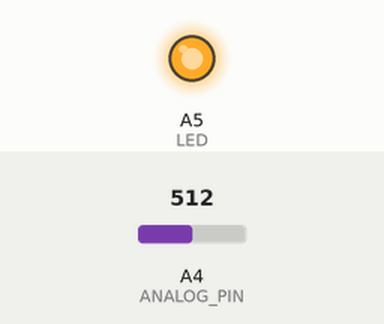
Simulated run of this sketch. Board: Arduino Uno, built with avr-gcc and run on an emulated ATmega328P. On the bench: output pins drawn as LEDs (lit = HIGH). Dashed ring = blinking. The inputs (shaded band) are chosen by the test bench; at power-on: A4 (ANALOG_PIN) = 512.

Above: at 1.2 s.
1.3 s: A4 (ANALOG_PIN) set to 122
At 1.39 s:
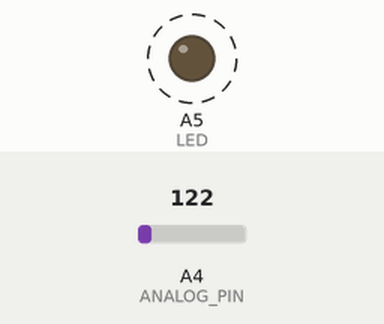
4.3 s: A4 (ANALOG_PIN) set to 0
At 4.8 s:
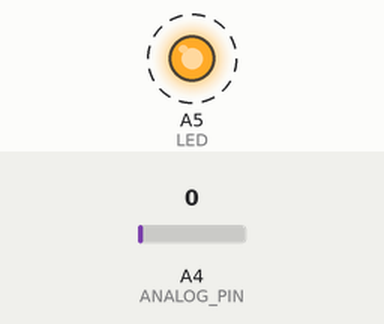
Timing chart, 0 to 13.3 s (numbered marks = the images above; inputs shaded):
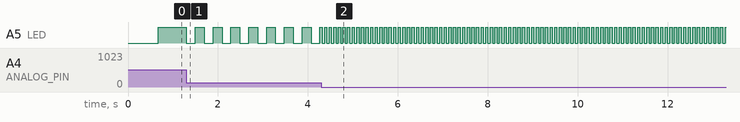

The sketch:

Lab4.1.2.ino
```cpp
/* Lab4.1.2
 * Author: Jiacan Xu
 * 2 late day submission
 */
#define ANALOG_PIN A4
#define LED A5
int ledState = LOW;             // ledState used to set the LED
long previousMillis = 0;        // will store last time LED was updated

void setup() {
  Serial.begin(115200);
  pinMode(LED,OUTPUT);
  pinMode(ANALOG_PIN, INPUT);
}

void loop() {
    int mv;
    mv = map(analogRead(ANALOG_PIN),0,4095,50,5000);
    unsigned long currentMillis = millis();
    if (currentMillis - previousMillis > mv)
    {
      previousMillis = currentMillis;

    // if the LED is off turn it on and vice-versa:
    if (ledState == LOW)
      ledState = HIGH;
    else
      ledState = LOW;

    // set the LED with the ledState of the variable:
    digitalWrite(LED, ledState);
    }
}
```

Measured:
- after the input at 1.3 s, A5 (LED): alternates HIGH for 0.20 s and LOW for 0.20 s, starting at once
- after the input at 4.3 s, A5 (LED): alternates HIGH for 0.05 s and LOW for 0.05 s, starting at once
